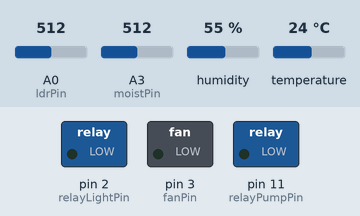
Recording of a sketch running on a simulated Arduino Uno, built with avr-gcc and run on an emulated ATmega328P. On the bench: switched loads named in the sketch (green lamp = pin HIGH). Inputs (shaded band) come from the test bench; at power-on: temperature 24 °C, A3 (moistPin) = 512, A0 (ldrPin) = 512, humidity 55 %.

Above: at 3.0 s.
3.1 s: temperature set to 27.6 °C
6.2 s: temperature set to 28.4 °C
At 8.4 s:
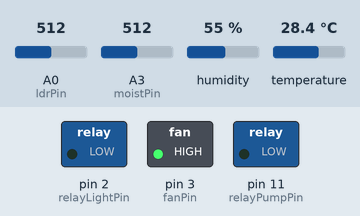
9.5 s: A3 (moistPin) set to 375
12.2 s: A3 (moistPin) set to 352
At 14.7 s:
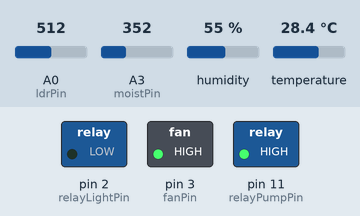
15.5 s: A0 (ldrPin) set to 213
18.2 s: A0 (ldrPin) set to 185
At 21.0 s:
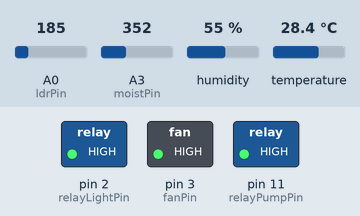
Timing chart, 0 to 22.5 s (numbered marks = the images above; inputs shaded):
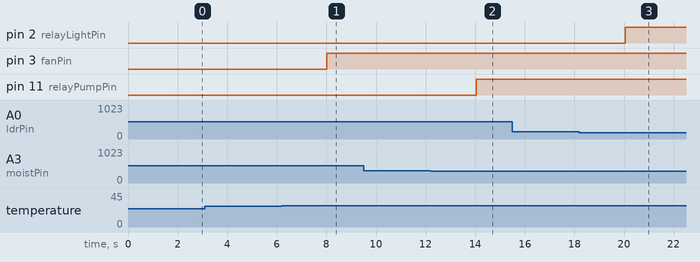

Measured:
- the behaviour switches between 28 and 28.1 °C on temperature (found by bisection; images 0 and 1)
- the behaviour switches between 359 and 358 on A3 (moistPin) (found by bisection; images 1 and 2)
- the behaviour switches between 200 and 199 on A0 (ldrPin) (found by bisection; images 2 and 3)
- after the input at 3.1 s, every drawn part: stays the same
- after the input at 6.2 s, pin 3 (fanPin): LOW → HIGH after 1.8 s
- after the input at 9.5 s, every drawn part: stays the same
- after the input at 12.2 s, pin 11 (relayPumpPin): LOW → HIGH after 1.8 s
- after the input at 15.5 s, every drawn part: stays the same
- after the input at 18.2 s, pin 2 (relayLightPin): LOW → HIGH after 1.8 s

The sketch:

projectAdru1.ino
```cpp
#include "DHT.h"
#include <ArduinoJson.h>
#define DHTPIN 8
#define DHTTYPE DHT22
const int moistPin = A3;
const int ldrPin = A0;
const int fanPin =3;
const int relayLightPin =2;
const int relayPumpPin =11;
DHT dht(DHTPIN, DHTTYPE);
float humid = 0;
float temp = 0;
float mositure= 0;
float light = 0;
void setup() {
pinMode(fanPin,OUTPUT);
pinMode(relayLightPin,OUTPUT);
pinMode(relayPumpPin,OUTPUT);
pinMode(moistPin,INPUT);
pinMode(ldrPin, INPUT);
Serial.begin(9600);
dht.begin();
}

void loop() {
   delay(2000);
 readTemp();
 readMoist();
 readLight();
 StaticJsonBuffer<1000> jsonBuffer;
 JsonObject& root = jsonBuffer.createObject();
  root["humid"] = humid;
  root["temp"] = temp;
  root["moisture"] = mositure;
  root["light"] = light;
  //printResult();
if(Serial.available()>0)
{
 root.printTo(Serial);

}
delay(1000);
}
void printResult()
{
   Serial.print("Humidity: ");
  Serial.print(humid);
  Serial.print(" %\t");
  Serial.print("Temperature: ");
  Serial.print(temp);
  Serial.print(" *C ");
  Serial.print("\n ");
   Serial.print("moisture : ");
  Serial.println(mositure);
   Serial.print("light : ");
  Serial.println(light);
}
void readTemp()
{
      humid = dht.readHumidity();
     temp = dht.readTemperature();
     if (isnan(humid) || isnan(temp) ) {
    //Serial.println("Failed to read from DHT sensor!");
    return;
    }
    if(temp>28)
    {
    analogWrite(fanPin,255);
    }
    else
    {
      analogWrite(fanPin,0);
    }
  //Serial.print("Humidity: ");
  //Serial.print(humid);
  //Serial.print(" %\t");
  //Serial.print("Temperature: ");
  //Serial.print(temp);
  //Serial.print(" *C ");
  //Serial.print("\n ");
}
void readMoist()
{
 mositure=analogRead(moistPin);
 mositure=map(mositure,1023,0,0,100);
 if(mositure >= 65)
 {
  digitalWrite(relayPumpPin,HIGH);
  }
  else
  {
    digitalWrite(relayPumpPin,LOW);
  }
  //Serial.print("moisture : ");
  //Serial.println(mositure);
}
void readLight()
{
   light = analogRead(ldrPin);

if (light >= 200) {

  digitalWrite(relayLightPin, LOW);   // turn the Bulb on (HIGH is the voltage level)
}
else
{
  digitalWrite(relayLightPin, HIGH);    // turn the Bulb off by making the voltage LOW
}
 //Serial.print("light : ");
  //Serial.println(light);
 light=map(light,1020,0,0,100);
}
```
